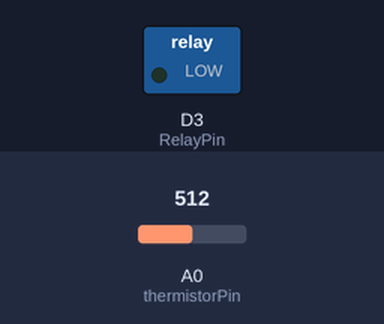
A program run on a simulated ESP8266 (Wemos D1 mini). Shown: switched loads named in the program (green lamp = pin HIGH). The inputs (shaded band) are chosen by the test bench; at power-on: A0 (thermistorPin) = 512. WiFi joins after 1.5 s; servers stay silent unless stated; storage starts empty; what the program prints to the serial monitor is not drawn.

Above: at 3.2 s.
3.3 s: A0 (thermistorPin) set to 641
11.5 s: A0 (thermistorPin) set to 668
13.0 s: A0 (thermistorPin) set to 778
21.2 s: A0 (thermistorPin) set to 801
At 31.0 s:
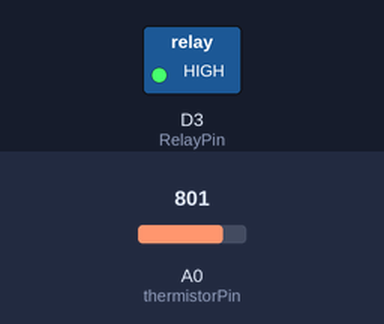
33.0 s: A0 (thermistorPin) set to 405
41.2 s: A0 (thermistorPin) set to 375
Timing chart, 0 to 51.5 s (numbered marks = the images above; inputs shaded):
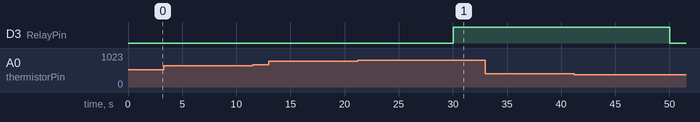

The program:

main.cpp
```cpp
#include <Arduino.h>
#include <ESP8266WiFi.h>
#include <ESP8266mDNS.h>
#include <ESPAsyncTCP.h>
#include <ESPAsyncWebServer.h>
#include <LittleFS.h>
#include <Arduino_JSON.h>
#include <ArduinoOTA.h>
#include <math.h>
// put function declarations here:
int RelayPin = D3;
JSONVar thermostatData;

// Replace with your network credentials
const char *ssid = "Home_2G";
const char *password = "GoHome2G";

const char *PARAM_MESSAGE = "maxTemp";
const double hysteresis = 0.5;

const int thermistorPin = A0;
const int seriesResistor = 10000;      // Value of the series resistor in ohms
const float nominalResistance = 10000; // Resistance of thermistor at 25 degrees C
const float nominalTemperature = 25.0; // Nominal temperature value (usually 25 degrees C)
const float betaCoefficient = 3950;    // Beta coefficient of the thermistor (usually found in datasheet)
const int adcMaxValue = 1023;          // ADC resolution (10-bit ADC -> 0 to 1023)
const float maxAdcInputVoltage = 3.1;  // Maximum input voltage to ADC
const float supplyVoltage = 3.7;       // Supply voltage

// Create AsyncWebServer object on port 80
AsyncWebServer server(80);

// Create a WebSocket object
AsyncWebSocket ws("/ws");

// Timer variables
unsigned long lastTime = 0;
unsigned long timerDelay = 10000;

// Initialize LittleFS
void initFS()
{
  if (!LittleFS.begin())
  {
    Serial.println("An error has occurred while mounting LittleFS");
  }
  else
  {
    Serial.println("LittleFS mounted successfully");
  }
}

// Initialize WiFi
void initWiFi()
{
  WiFi.mode(WIFI_STA);
  WiFi.begin(ssid, password);
  Serial.print("Connecting to WiFi ..");
  while (WiFi.status() != WL_CONNECTED)
  {
    Serial.print('.');
    delay(1000);
  }

  Serial.println("Ready");
  Serial.print("IP address: ");
  Serial.println(WiFi.localIP());
}

void initOta()
{
  ArduinoOTA.setPassword((const char *)"Ota23050607");
  ArduinoOTA.onStart([]()
                     { Serial.println("Start"); });
  ArduinoOTA.onEnd([]()
                   { Serial.println("\nEnd"); });
  ArduinoOTA.onProgress([](unsigned int progress, unsigned int total)
                        { Serial.printf("Progress: %u%%\r", (progress / (total / 100))); });
  ArduinoOTA.onError([](ota_error_t error)
                     {
    Serial.printf("Error[%u]: ", error);
    if (error == OTA_AUTH_ERROR) Serial.println("Auth Failed");
    else if (error == OTA_BEGIN_ERROR) Serial.println("Begin Failed");
    else if (error == OTA_CONNECT_ERROR) Serial.println("Connect Failed");
    else if (error == OTA_RECEIVE_ERROR) Serial.println("Receive Failed");
    else if (error == OTA_END_ERROR) Serial.println("End Failed"); });
  ArduinoOTA.begin();
}

void InitMDNS()
{
  if (!MDNS.begin("thermostat"))
  {
    Serial.println("Error starting mDNS");
  }
  Serial.println("mDNS started");
}

void notifyClients(String sensorReadings)
{
  ws.textAll(sensorReadings);
}

void onEvent(AsyncWebSocket *server, AsyncWebSocketClient *client, AwsEventType type, void *arg, uint8_t *data, size_t len)
{
  switch (type)
  {
  case WS_EVT_CONNECT:
    Serial.printf("WebSocket client #%u connected from %s\n", client->id(), client->remoteIP().toString().c_str());
    break;
  case WS_EVT_DISCONNECT:
    Serial.printf("WebSocket client #%u disconnected\n", client->id());
    break;
  case WS_EVT_PONG:
  case WS_EVT_ERROR:
    break;
  }
}

void initWebSocket()
{
  ws.onEvent(onEvent);
  server.addHandler(&ws);
}

float getTemperature(void)
{
  int adcValue = analogRead(thermistorPin);
  thermostatData["read"] = adcValue;
  float voltage = adcValue * maxAdcInputVoltage / adcMaxValue;
  float resistance = seriesResistor * (supplyVoltage / voltage - 1.0);
  float steinhart;
  steinhart = resistance / nominalResistance;       // (R/Ro)
  steinhart = log(steinhart);                       // ln(R/Ro)
  steinhart /= betaCoefficient;                     // 1/B * ln(R/Ro)
  steinhart += 1.0 / (nominalTemperature + 273.15); // + (1/To)
  steinhart = 1.0 / steinhart;                      // Invert
  steinhart -= 273.15;
  thermostatData["readTemp"] = steinhart;
  if ((double)thermostatData["prevTemp"] != 0)
  {
    steinhart = 0.9 * (double)thermostatData["prevTemp"] + 0.1 * steinhart; // Convert to Celsius
  }

  return steinhart;
}

void setup()
{
  pinMode(RelayPin, OUTPUT);
  digitalWrite(RelayPin, LOW);
  analogReference(EXTERNAL);
  Serial.begin(115200);

  thermostatData["maxTemp"] = (float)28;
  thermostatData["currentTemp"] = (float)0;
  thermostatData["prevTemp"] = (float)0;
  thermostatData["fanOn"] = (bool)false;
  thermostatData["message"];

  initOta();
  initWiFi();
  initFS();
  initWebSocket();
  InitMDNS();

  // Web Server Root URL
  server.on("/", HTTP_GET, [](AsyncWebServerRequest *request)
            { request->send(LittleFS, "/index.html", "text/html"); });

  server.on("/api/data", HTTP_POST, [](AsyncWebServerRequest *request)
            {
    if (request->hasParam(PARAM_MESSAGE, true)) {
      thermostatData["maxTemp"] = request->getParam(PARAM_MESSAGE, true)->value().toFloat();
      String message = "Max temp set to "  + (String) request->getParam(PARAM_MESSAGE, true)->value().toFloat() + "°C";
      thermostatData["message"] = message;
      request->send(200, "text/plain", JSON.stringify(thermostatData));
    } else {
      thermostatData["message"] = "Max temp not set";
      request->send(400, "text/plain", JSON.stringify(thermostatData));
    } });

  server.on("/api/data", HTTP_GET, [](AsyncWebServerRequest *request)
            {
    thermostatData["currentTemp"] = getTemperature();
    request->send(200, "text/plain", JSON.stringify(thermostatData)); });

  server.serveStatic("/", LittleFS, "/");

  // Start server
  server.begin();
}

void loop()
{
  ArduinoOTA.handle();
  if ((millis() - lastTime) > timerDelay)
  {
    thermostatData["currentTemp"] = getTemperature();

    if ((double)thermostatData["currentTemp"] > (double)thermostatData["maxTemp"] + hysteresis)
    {
      thermostatData["fanOn"] = true;
      Serial.println("serial pin high");
      digitalWrite(RelayPin, HIGH);
    }

    if ((double)thermostatData["currentTemp"] < (double)thermostatData["maxTemp"] - hysteresis)
    {
      thermostatData["fanOn"] = false;
      Serial.println("serial pin low");
      digitalWrite(RelayPin, LOW);
    }
    String thrData = JSON.stringify(thermostatData);
    Serial.println(thrData);
    notifyClients(thrData);
    Serial.println("serial pin");
    Serial.println(digitalRead(RelayPin));
    thermostatData["prevTemp"] = (double)thermostatData["currentTemp"];
    lastTime = millis();
  }

  ws.cleanupClients();
}
```

Measured:
- the behaviour switches between 793 and 794 on A0 (thermistorPin) (found by bisection; images 0 and 1)
- after the input at 3.3 s, every drawn part: stays the same
- after the input at 11.5 s, every drawn part: stays the same
- after the input at 13.0 s, every drawn part: stays the same
- after the input at 33.0 s, every drawn part: stays the same
